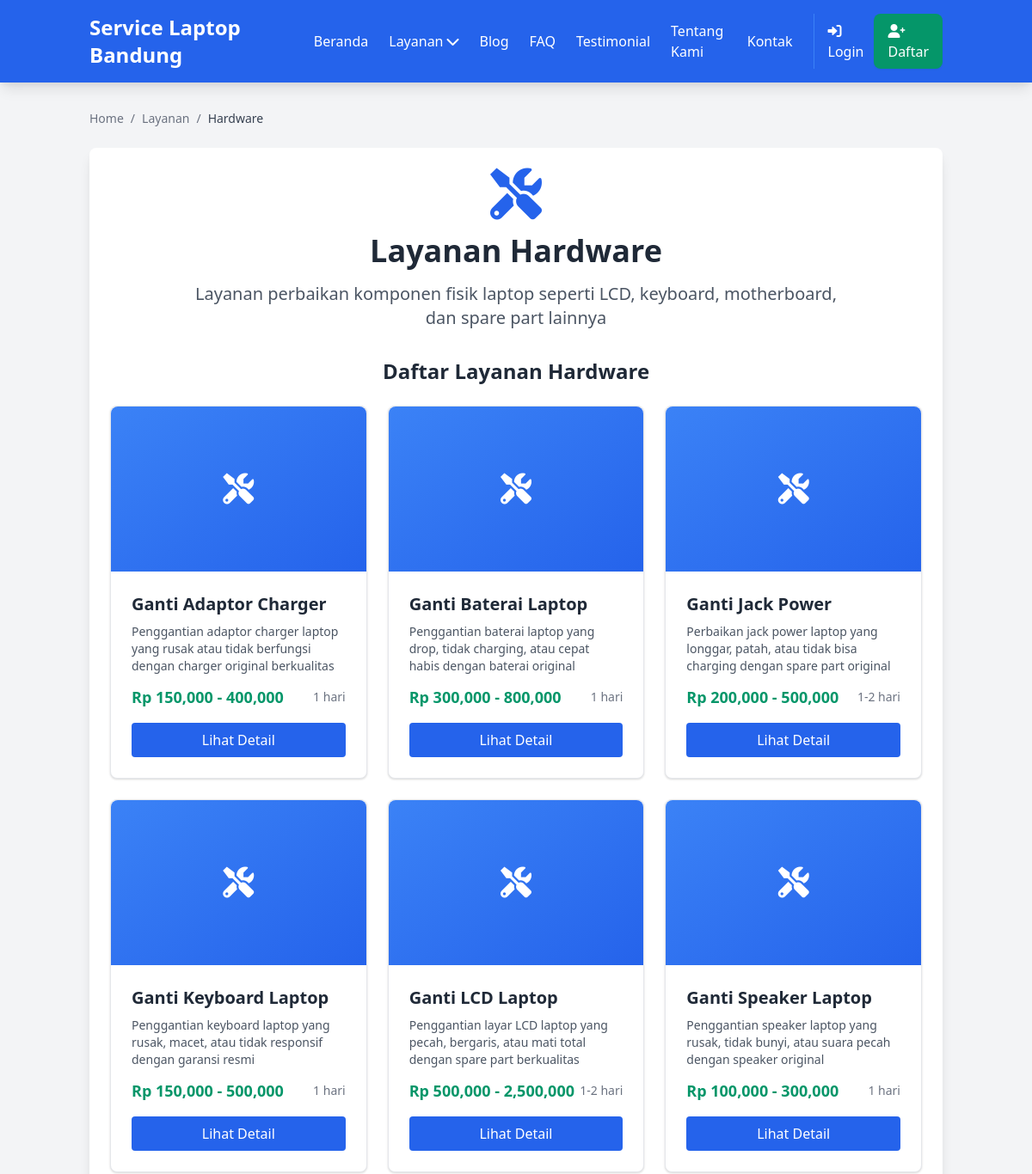
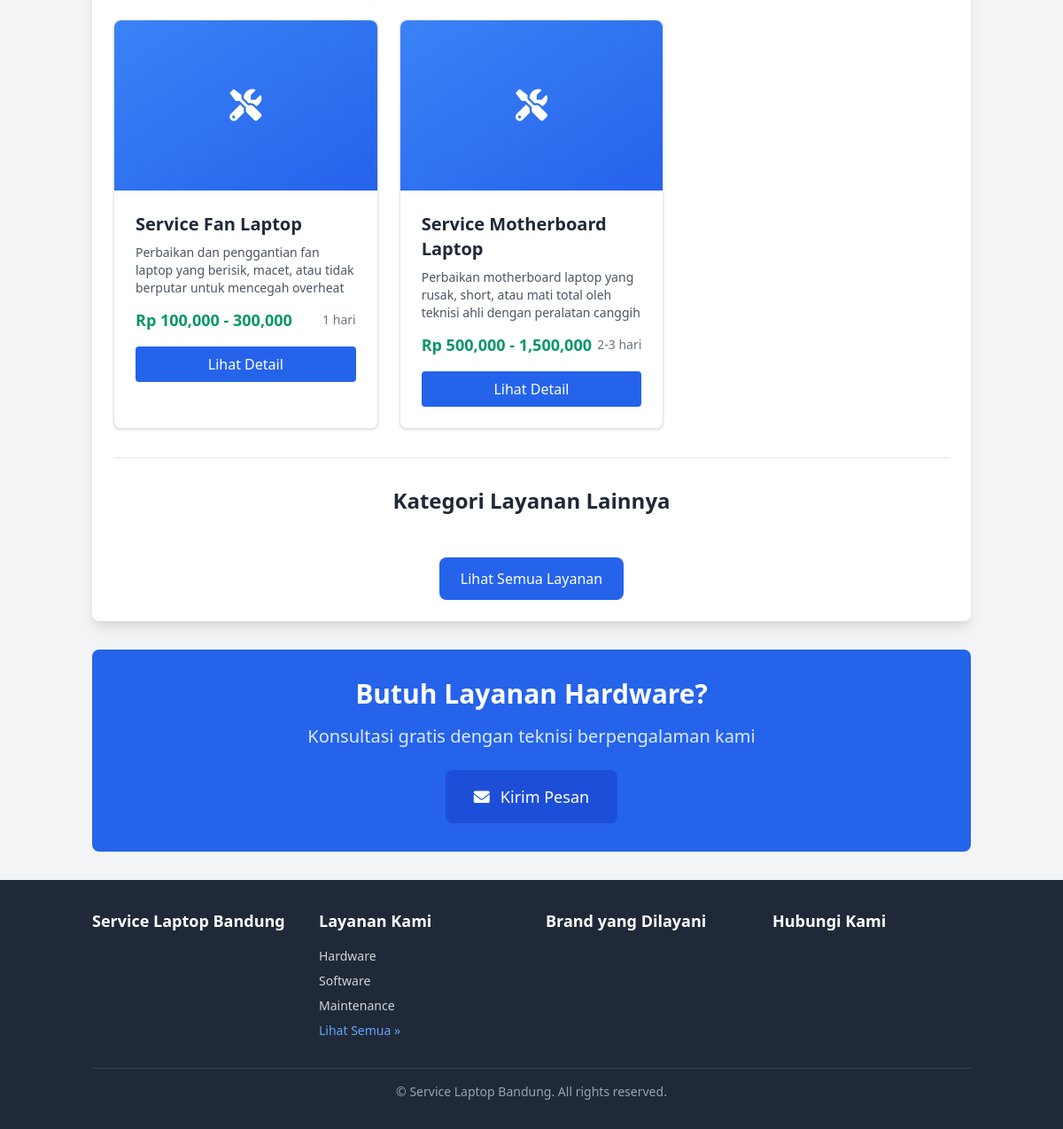
Before: /layanan/kategori/hardware/ with the older database file (2 pictures, top to bottom).
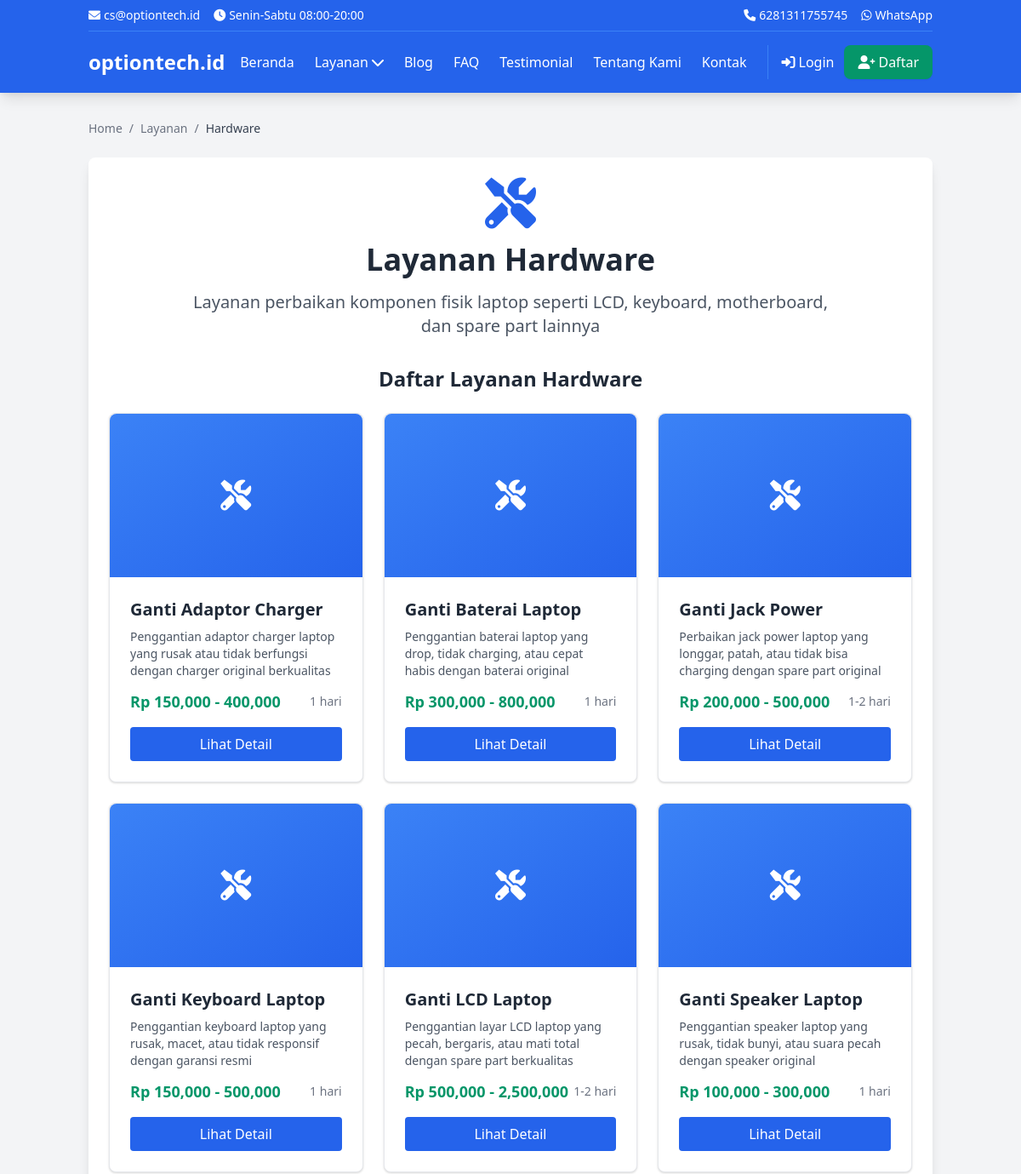
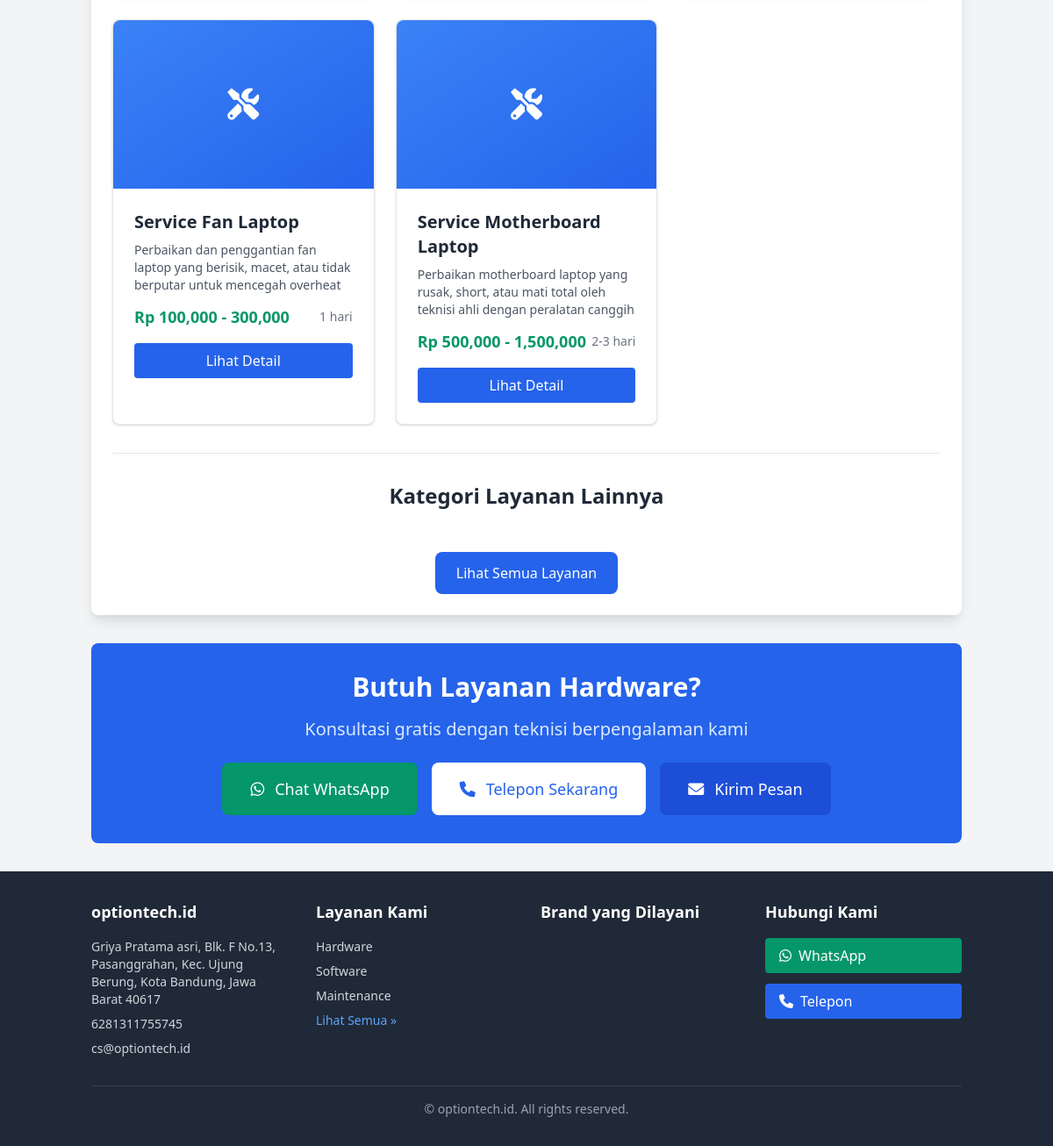
After: the same page with the newer database file (2 pictures, top to bottom).
### core/models.py (models this page shows, shortened)
class TimeStampedModel(models.Model):
    created_at = models.DateTimeField(auto_now_add=True)  # Otomatis diisi saat create
    updated_at = models.DateTimeField(auto_now=True)  # Otomatis diisi saat update
    class Meta:
        abstract = True  # Model ini tidak akan jadi tabel, hanya template

class BusinessInfo(TimeStampedModel):
    business_name = models.CharField(max_length=255)  # Nama bisnis
    address = models.TextField()  # Alamat (text panjang)
    phone = models.CharField(max_length=20)  # Nomor telepon
    email = models.EmailField()  # Email (validasi otomatis)
    whatsapp = models.CharField(max_length=20)  # WhatsApp
    class Meta:
        verbose_name = "Business Information"  # Nama di admin
        verbose_name_plural = "Business Information"  # Nama plural di admin

### services/views.py (the view)
# urls.py: path('kategori/<slug:slug>/', views.service_category_view, name='category'),
def service_category_view(request, slug):
    category = get_object_or_404(ServiceCategory, slug=slug)
    services = Service.objects.filter(category=category, is_active=True)
    context = {
        'category': category,
        'services': services,
        'page_title': f'Layanan {category.name} - Service Laptop Bandung'
    }
    return render(request, 'services/category.html', context)

### core/context_processors.py (called while the page is built)
def business_info(request):
    try:
        business = BusinessInfo.objects.first()
        return {'business_info': business}
    except BusinessInfo.DoesNotExist:
        return {'business_info': None}

def navigation_data(request):
    return {
        'nav_service_categories': ServiceCategory.objects.all()[:5],
        'nav_brands': LaptopBrand.objects.filter(is_supported=True)[:8]
    }

### services/models.py (called while the page is built)
    def get_absolute_url(self):
        return reverse('services:detail', kwargs={'slug': self.slug})

    def get_price_range(self):
        if self.price_min == self.price_max:
            return f"Rp {self.price_min:,.0f}"
        return f"Rp {self.price_min:,.0f} - {self.price_max:,.0f}"

### templates/services/category.html (shortened to what the changed rows need)
{% extends 'base.html' %}
{% load static %}
{% block content %}
<div class="bg-white rounded-lg shadow-lg p-6 mb-8">
    <div class="text-center mb-8">
        <h1 class="text-4xl font-bold text-gray-800 mb-4">
            Layanan {{ category.name }}
        </h1>
    </div>
    {% if services %}
    <div class="mb-8">
        <h2 class="text-2xl font-bold text-gray-800 mb-6 text-center">
            Daftar Layanan {{ category.name }}
        </h2>
    </div>
    {% endif %}
    <div class="border-t border-gray-200 pt-8">
        <h2 class="text-2xl font-bold text-gray-800 mb-6 text-center">Kategori Layanan Lainnya</h2>
    </div>
</div>
<div class="bg-blue-600 text-white rounded-lg p-8 text-center">
    <h2 class="text-3xl font-bold mb-4">Butuh Layanan {{ category.name }}?</h2>
    <div class="flex flex-col sm:flex-row gap-4 justify-center">
        {% if business_info %}
        <a href="https://wa.me/{{ business_info.whatsapp }}?text=Halo, saya ingin konsultasi tentang layanan {{ category.name }}"
           target="_blank"
           class="inline-flex items-center justify-center px-8 py-4 bg-green-600 text-white rounded-lg hover:bg-green-700 transition-colors text-lg font-medium">
            <i class="fab fa-whatsapp mr-3"></i>
            Chat WhatsApp
        </a>
        <a href="tel:{{ business_info.phone }}"
           class="inline-flex items-center justify-center px-8 py-4 bg-white text-blue-600 rounded-lg hover:bg-gray-100 transition-colors text-lg font-medium">
            <i class="fas fa-phone mr-3"></i>
            Telepon Sekarang
        </a>
        {% endif %}
        <a href="{% url 'content:contact' %}"
           class="inline-flex items-center justify-center px-8 py-4 bg-blue-700 text-white rounded-lg hover:bg-blue-800 transition-colors text-lg font-medium">
            <i class="fas fa-envelope mr-3"></i>
            Kirim Pesan
        </a>
    </div>
</div>
{% endblock %}

### templates/base.html (shortened to what the changed rows need)
<!DOCTYPE html>
<html lang="id">
<head>
    {% block og_image %}{% load static %}{{ request.scheme }}://{{ request.get_host }}{% static 'img/logo-og.jpg' %}{% endblock %}">
    {% load schema_tags %}
    {% load static %}
    <link href="https://cdn.jsdelivr.net/npm/tailwindcss@2.2.19/dist/tailwind.min.css" rel="stylesheet">
    <link rel="stylesheet" href="https://cdnjs.cloudflare.com/ajax/libs/font-awesome/6.0.0/css/all.min.css">
</head>
<body class="bg-gray-100 min-h-screen flex flex-col">
<header class="bg-blue-600 text-white shadow-lg">
    <div class="container mx-auto px-4">
        {% if business_info %}
            <div class="hidden md:flex justify-between items-center py-2 text-sm border-b border-blue-500">
                <div class="flex space-x-4">
                    <span><i class="fas fa-envelope mr-1"></i>{{ business_info.email }}</span>
                    <span><i class="fas fa-clock mr-1"></i>Senin-Sabtu 08:00-20:00</span>
                </div>
                <div class="flex space-x-4">
                    <a href="tel:{{ business_info.phone }}" class="hover:text-blue-200">
                        <i class="fas fa-phone mr-1"></i>{{ business_info.phone }}
                    </a>
                    <a href="https://wa.me/{{ business_info.whatsapp }}" target="_blank" class="hover:text-blue-200">
                        <i class="fab fa-whatsapp mr-1"></i>WhatsApp
                    </a>
                </div>
            </div>
        {% endif %}
        <nav class="py-4">
            <div class="flex justify-between items-center">
                <div class="flex items-center">
                    <a href="{% url 'home' %}" class="text-2xl font-bold hover:text-blue-200 transition-colors">
                        {% if business_info %}
                            {{ business_info.business_name }}
                        {% else %}
                            Service Laptop Bandung
                        {% endif %}
                    </a>
                </div>
            </div>
        </nav>
    </div>
</header>
<main class="flex-grow container mx-auto px-4 py-8">
    {% block content %}
    {% endblock %}
</main>
<footer class="bg-gray-800 text-white mt-auto">
    <div class="container mx-auto px-4 py-8">
        <div class="grid md:grid-cols-4 gap-8">
            <div>
                <h3 class="text-lg font-semibold mb-4">
                    {% if business_info %}{{ business_info.business_name }}{% else %}Service Laptop Bandung{% endif %}
                </h3>
                {% if business_info %}
                    <p class="text-gray-300 text-sm mb-2">{{ business_info.address }}</p>
                    <p class="text-gray-300 text-sm mb-2">{{ business_info.phone }}</p>
                    <p class="text-gray-300 text-sm">{{ business_info.email }}</p>
                {% endif %}
            </div>
            <div>
                {% if business_info %}
                    <div class="space-y-3">
                        <a href="https://wa.me/{{ business_info.whatsapp }}"
                           target="_blank"
                           class="flex items-center bg-green-600 text-white px-4 py-2 rounded hover:bg-green-700 transition-colors">
                            <i class="fab fa-whatsapp mr-2"></i>
                            WhatsApp
                        </a>
                        <a href="tel:{{ business_info.phone }}"
                           class="flex items-center bg-blue-600 text-white px-4 py-2 rounded hover:bg-blue-700 transition-colors">
                            <i class="fas fa-phone mr-2"></i>
                            Telepon
                        </a>
                    </div>
                {% endif %}
            </div>
        </div>
        <div class="border-t border-gray-700 mt-8 pt-4 text-center text-gray-400 text-sm">
            <p>&copy; {{ "now"|date:"Y" }}
                {% if business_info %}{{ business_info.business_name }}{% else %}Service Laptop Bandung{% endif %}. All
                rights reserved.</p>
        </div>
    </div>
</footer>
</body>
</html>

Changed rows visible on the page:
added BusinessInfo: email "cs@optiontech.id", phone "6281311755745", business_name "optiontech.id", address "Griya Pratama asri, Blk. F No.13, Pasanggrahan, Kec. Ujung Berung, Kota Bandung, Jawa Barat 40617"
Other visible differences:
text no longer shown: "Service Laptop Bandung Service Laptop Bandung Service Laptop Bandung"
text now shown: "Senin-Sabtu 08:00-20:00 WhatsApp Chat WhatsApp Telepon Sekarang WhatsApp Telepon"
